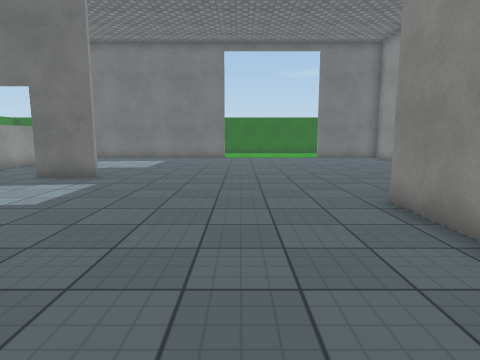
[1] (above)

18 first-person views from a walk through a 3-D level made in the Unity game engine. The camera is 1.3 m above the floor, tilts 8° down and sees 75° across. The floor is counted in squares, 1 m on a side. Each view is taken from the middle of a square. On the plan, view 1 faces up. The plan holds only what a view shows up to about 14 squares ahead; the rest is blank. The place goes on beyond the plan. The player character is not drawn. Surface patterns are stand-ins for the level's own textures.

[2]
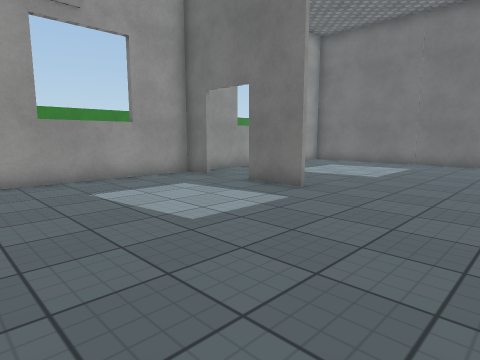

[3]
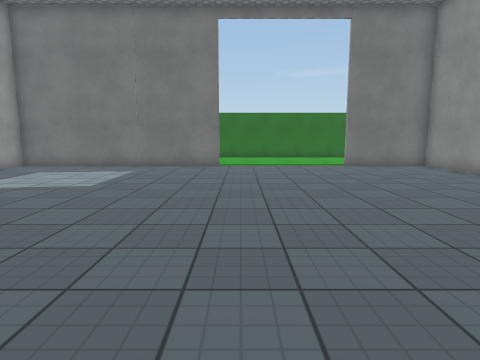

[4]
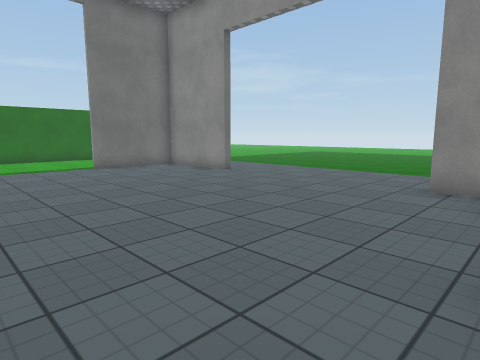

[5]
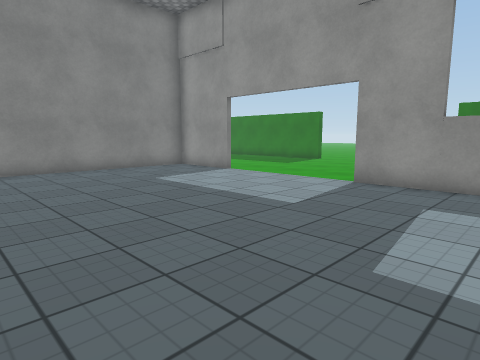

[6]
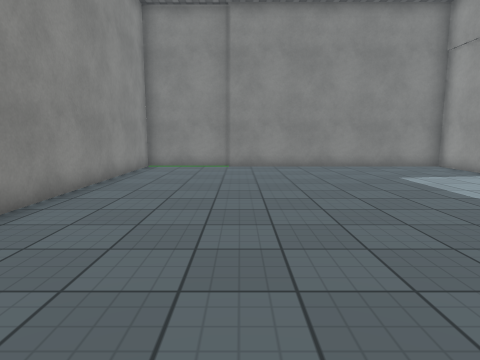

[7]
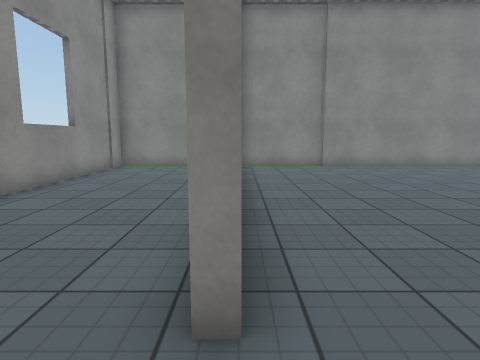

[8]
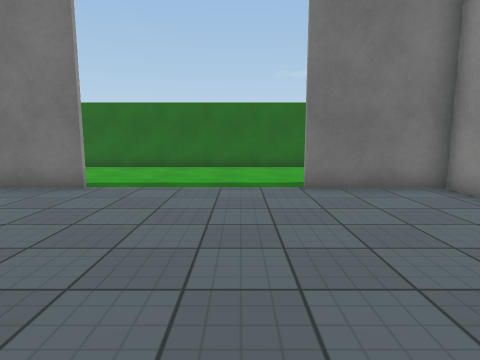

[9]
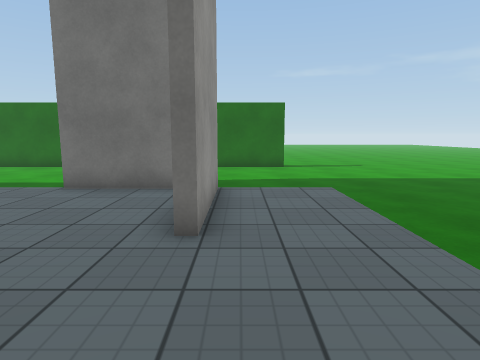

[10]
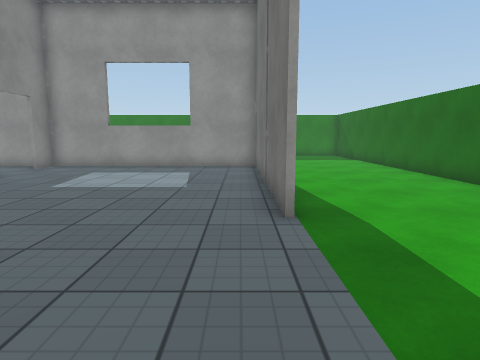

[11]
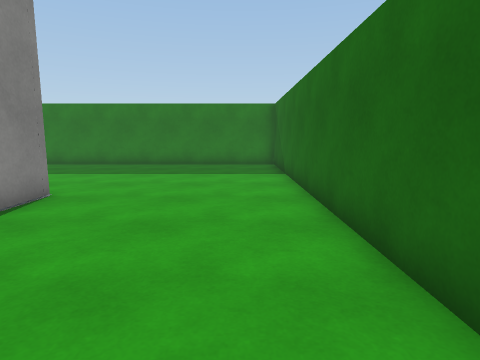

[12]
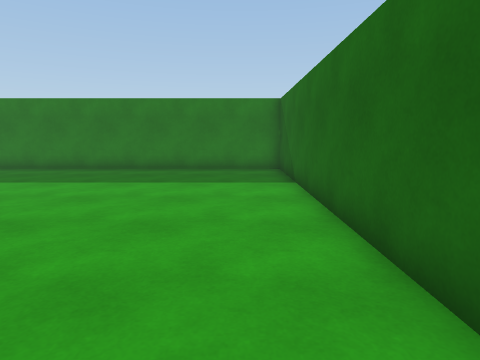

[13]
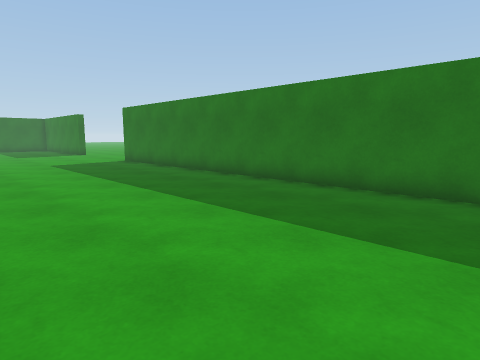

[14]
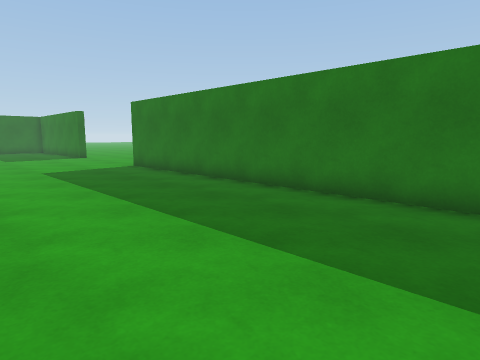

[15]
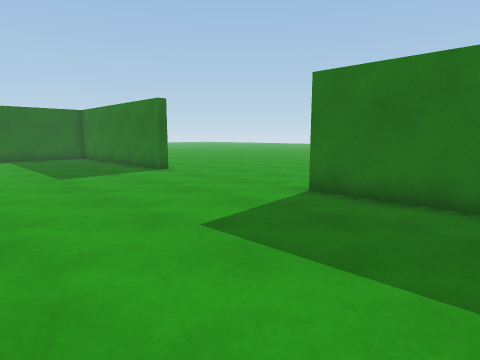

[16]
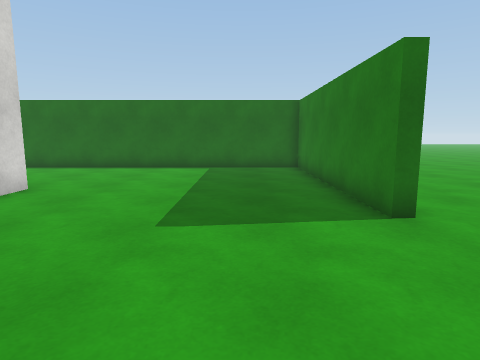

[17]
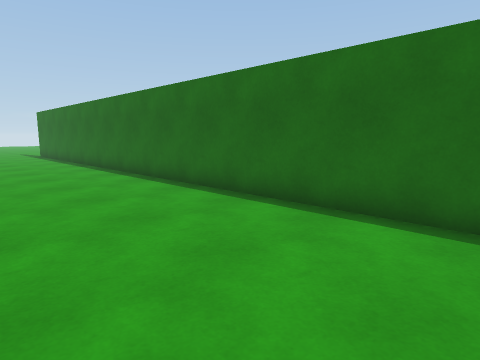

[18]
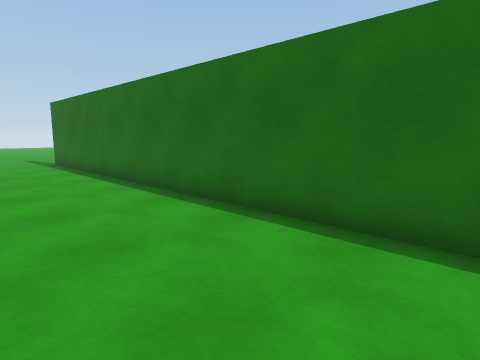

### Floor plan
Points are (right, up) in squares from view 1. A wall is a line through its corners. A room is listed if a view was taken in it or the views show most of it. See-through windows are left out.
Room 1 (views 1, 2, 3, 4, 5, 6, 7, 8, 9, 10, 11, 12, 13, 14, 15, 16, 17, 18)
walls: (-4.5, 9.8) (-6.5, 9.8); (-8.4, 9.8) (-9.6, 9.8); (-9.6, 9.9) (-8.4, 9.9); (-9.5, -2.1) (-9.5, -5.4) (-0.5, -5.4); (-0.9, 18.7) (-9.5, 18.7) (-9.5, 3); (8.2, 7) (8.2, 8); (-0.6, -5.5) (3, -5.5) (3, 6.1) (3.4, 6.1); (-9.8, 18.8) (-8.2, 18.8); (-9.7, -5.8) (-9.7, -4.8); (8.2, 14.9) (8.2, 18.7) (4.5, 18.7); (5.2, -5.5) (8.2, -5.5) (8.2, 1.4); (-17.9, -2.9) (-17.4, -2.9) (-17.4, -11.1) (10.9, -11.1); (8.5, 18.8) (8.5, 14.9); (5.9, 24.6) (-17.4, 24.6) (-17.4, 3.9); (11, 24.6) (8, 24.6)
ways out: opening at (-19, -3); gap at (11, -11); gap at (11, 25)

Where each view was taken, in squares from view 1:
view 1: 0 up, 0 right, facing up
view 2: 3 up, 0 right, facing up-left
view 3: 5 up, 0 right, facing up
view 4: 6 up, 0 right, facing up-right
view 5: 7 up, 1 left, facing down-left
view 6: 8 up, 1 left, facing down
view 7: 8 up, 3 right, facing down
view 8: 11 up, 3 right, facing up
view 9: 11 up, 9 right, facing up
view 10: 18 up, 4 right, facing left
view 11: 23 up, 3 left, facing left
view 12: 23 up, 5 left, facing left
view 13: 20 up, 10 left, facing down-left
view 14: 17 up, 11 left, facing down-left
view 15: 8 up, 11 left, facing down-left
view 16: 2 up, 15 left, facing down
view 17: 6 down, 12 left, facing down-right
view 18: 7 down, 5 left, facing down-right
